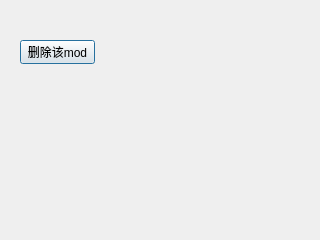
<?xml version="1.0" encoding="UTF-8"?>
<ui version="4.0">
 <class>Dialog</class>
 <widget class="QDialog" name="Dialog">
  <property name="geometry">
   <rect>
    <x>0</x>
    <y>0</y>
    <width>320</width>
    <height>240</height>
   </rect>
  </property>
  <property name="windowTitle">
   <string>对话框</string>
  </property>
  <widget class="QPushButton" name="pushButton_del">
   <property name="geometry">
    <rect>
     <x>20</x>
     <y>40</y>
     <width>75</width>
     <height>24</height>
    </rect>
   </property>
   <property name="text">
    <string>删除该mod</string>
   </property>
  </widget>
 </widget>
 <resources/>
 <connections/>
</ui>
